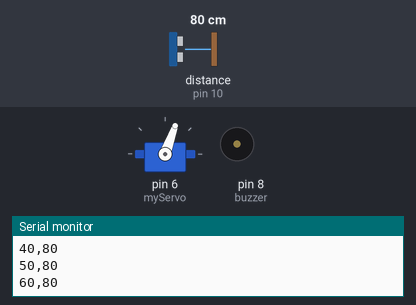
This sketch was run on a simulated Arduino Uno, built with avr-gcc and run on an emulated ATmega328P. On the bench: servo, buzzer (waves = sounding, pin HIGH), the last lines printed to the serial monitor. Wiring (inferred from the names in the program): ultrasonic range finder: trigger pin 9; echo pin 10. The inputs (shaded band) are chosen by the test bench; at power-on: distance to the obstacle (sensor on pin 10) 80 cm. The echo pulse lasts 58.3 µs per cm; pins used as bus, display or sensor lines are not drawn.

Above: at 1.2 s.
1.3 s: distance to the obstacle (sensor on pin 10) set to 2 cm
At 1.47 s:
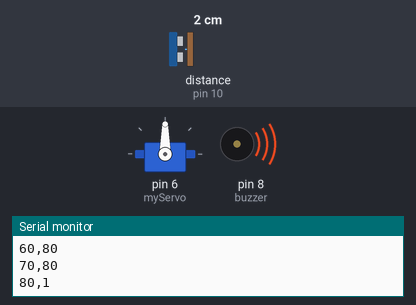
4.3 s: distance to the obstacle (sensor on pin 10) set to 35 cm
At 4.49 s:
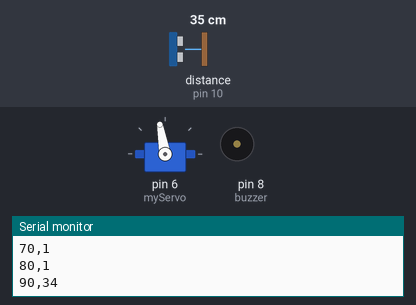
7.3 s: distance to the obstacle (sensor on pin 10) set to 22 cm
10.3 s: distance to the obstacle (sensor on pin 10) set to 18 cm
At 10.43 s:
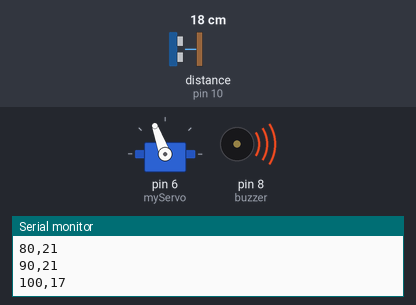
13.3 s: distance to the obstacle (sensor on pin 10) set to 60 cm
At 13.48 s:
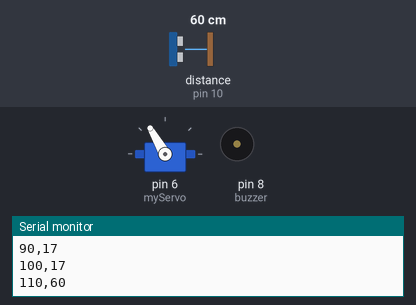
Timing chart, 0 to 17.3 s (numbered marks = the images above; inputs shaded):
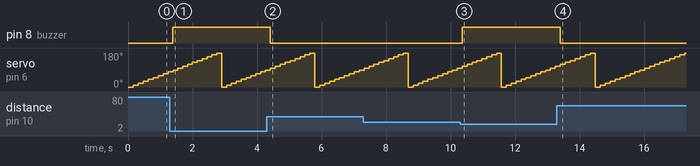

The sketch:

RadarSystem-arduino-code.ino
```cpp
#include <Servo.h>

Servo myServo;
const int trigPin = 9;
const int echoPin = 10;
const int buzzer = 8; // Buzzer pin

void setup() {
  myServo.attach(6);
  pinMode(trigPin, OUTPUT);
  pinMode(echoPin, INPUT);
  pinMode(buzzer, OUTPUT);
  Serial.begin(9600);
}

void loop() {
  for (int angle = 0; angle <= 180; angle += 10) {
    myServo.write(angle);
    delay(150);

    // Measure distance
    digitalWrite(trigPin, LOW);
    delayMicroseconds(2);
    digitalWrite(trigPin, HIGH);
    delayMicroseconds(10);
    digitalWrite(trigPin, LOW);

    long duration = pulseIn(echoPin, HIGH);
    long distance = duration / 58; // cm

    // Buzzer if object is closer than 20 cm
    if (distance < 20 && distance > 0) digitalWrite(buzzer, HIGH);
    else digitalWrite(buzzer, LOW);

    // Send data to Processing as "angle,distance"
    Serial.print(angle);
    Serial.print(",");
    Serial.println(distance);
  }
}
```

Measured:
- the behaviour switches between 21 and 20 cm on distance to the obstacle (sensor on pin 10) (found by bisection; images 2 and 3)
- after the input at 1.3 s, pin 8 (buzzer): LOW → HIGH after 0.09 s
- after the input at 4.3 s, pin 8 (buzzer): HIGH → LOW after 0.12 s
- after the input at 10.3 s, pin 8 (buzzer): LOW → HIGH after 0.06 s
- after the input at 13.3 s, pin 8 (buzzer): HIGH → LOW after 0.10 s
